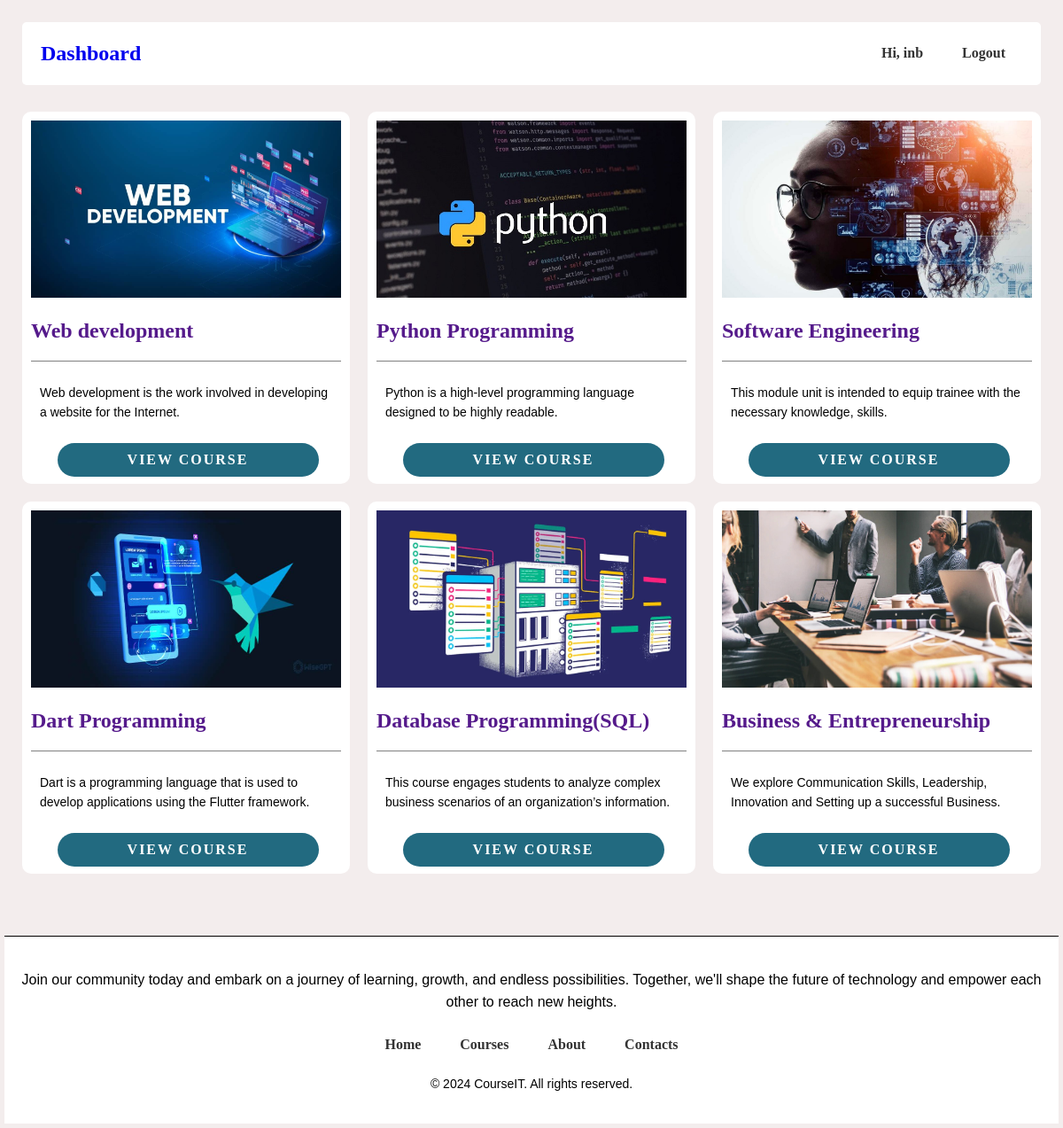
The page /dashboard/ (signed in) on the database its author committed.
### index/models.py (models this page shows, shortened)
class Course (models.Model):
    title = models.CharField(max_length=200)
    description = models.TextField()
    image = models.ImageField(upload_to='images/', default='img1.png')

### index/views.py (the view)
# urls.py: path("dashboard/",views.Dash_contact.as_view(),name="dashboard"),
@method_decorator(login_required(login_url='sign-in'), name='dispatch')
class Dash_contact(ListView):
    model = Course
    template_name = "index/dashboard.html"

### index/templates/index/dashboard.html (shortened to what this page needs)
{%load static%}
<!DOCTYPE html>
<html lang="en">
<head>
    <link rel="stylesheet" href="{% static 'css/styles.css' %}">
</head>
<body>
    <div class="nav-bar">
        <div class="header">
            <div class="div1">
                <h2><a style="text-decoration: none;"href="{% url 'dashboard' %}">Dashboard</a></h2>
            </div>
            <div>
                <nav>
                    <a href="">Hi, {{request.user}} </a>
                    <a href="{% url 'sign-out' %}">Logout</a>
                </nav>
            </div>
        </div>
    </div>
    <div class="content">
        <div class="course-disp">
            {%for course in course_list %}
            <div class="post-entry">
                <div>
                    <img src="{{ course.image.url }}" width="100%" height="200px">
                </div>
                <div class="course-title">
                    <h2 class="post-title" ><a style="text-decoration: none;" href="">{{ course.title }}</a></h2>
                </div>
                <div class="course-desc">
                    <p>{{ course.description }}</p>
                </div>
                <div class="view-cos">
                    <a class="get-started-btn" href="{% url 'course_detail' course.pk %}">View Course</a>
                </div>
            </div>
            {% endfor %}
        </div>
    </div>
        <footer>
            <div>
                <p>Join our community today and embark on a journey of learning, growth, and endless possibilities. Together, we'll shape the future of technology and empower each other to reach new heights.</p>
            </div>
            <div class="footer-nav">
                <div>
                    <nav>
                        <a href="index.html">Home</a>
                        <a href="courses.html">Courses</a>
                        <a href="about.html">About</a>
                        <a href="contacts.html">Contacts</a>
                    </nav>
                </div>
                <div class="copyright-info">
                    <p>&copy; 2024 CourseIT. All rights reserved.</p>
                </div>
            </div>
        </footer>
</body>
</html>

### index/static/css/styles.css (style rules this page uses)
body { justify-content: center; align-items: center; background: hsl(0, 19%, 94%); margin: 5px; }
.content { display: flex; flex-wrap: wrap; justify-content: center; align-items: center; margin-bottom: 50px; margin: 0 auto; padding-bottom: 10px; }
.course-disp { display: flex; flex-wrap: wrap; justify-content: center; align-items: center; margin-bottom: 50px; }
.course-disp .post-entry { margin: 10px 10px; background-color: #ffffff; padding: 10px 10px; border-radius: 10px; display: block; flex-direction: column; height: 400px; width: 350px; margin-left: 10px; }
.course-desc { font-size: 14px; border-top: solid 1px gray; height: 90px; }
.view-cos { margin: 2px; width: 100%; display: flex; justify-content: center; }
.get-started-btn { text-decoration: none; color: #ffffff; background: #226A80; text-transform: uppercase; font-weight: 700; letter-spacing: 2px; padding: 10px 25px; border-radius: 30px; transition: 0.3s; transition-property: background-color; width: 70%; text-align: center; }
.nav-bar { margin: 0 auto; padding: 20px; }
.header { display: flex; justify-content: space-between; align-items: center; padding: 1px 20px; background-color: white; border-radius: 5px; }
.div1 { padding: 1px; border-radius: 5px; }
nav a { position: relative; font-size: 1.1 rem; font-weight: bolder; color: #333; text-decoration: none; padding: 6px 20px; transition: .5s; justify-content: center; align-items: center; font-weight: bolder; }
footer { background-color: #ffffff; border-top: solid 1px #000000; padding: 10px 0; text-align: center; align-items: center; }
.copyright-info { flex: 1; padding-left: 0px; }
.copyright-info p { font-size: 14px; }
p { color: #000000; line-height: 1.6; padding: 10px; font-family: Arial, sans-serif; }

### rows shown on the page
Course: image (picture), title "Web development", description "Web development is the work involved in developing a website for the Internet."
Course: image (picture), title "Python Programming", description "Python is a high-level programming language designed to be highly readable."
Course: image (picture), title "Software Engineering", description "This module unit is intended to equip trainee with the necessary knowledge, skills."
Course: image (picture), title "Dart Programming", description "Dart is a programming language that is used to develop applications using the Flutter framework."
Course: image (picture), title "Database Programming(SQL)", description "This course engages students to analyze complex business scenarios of an organization’s information."
Course: image (picture), title "Business & Entrepreneurship", description "We explore Communication Skills, Leadership, Innovation and Setting up a successful Business."

### other values the page prints
{{ request.user }} "inb"
